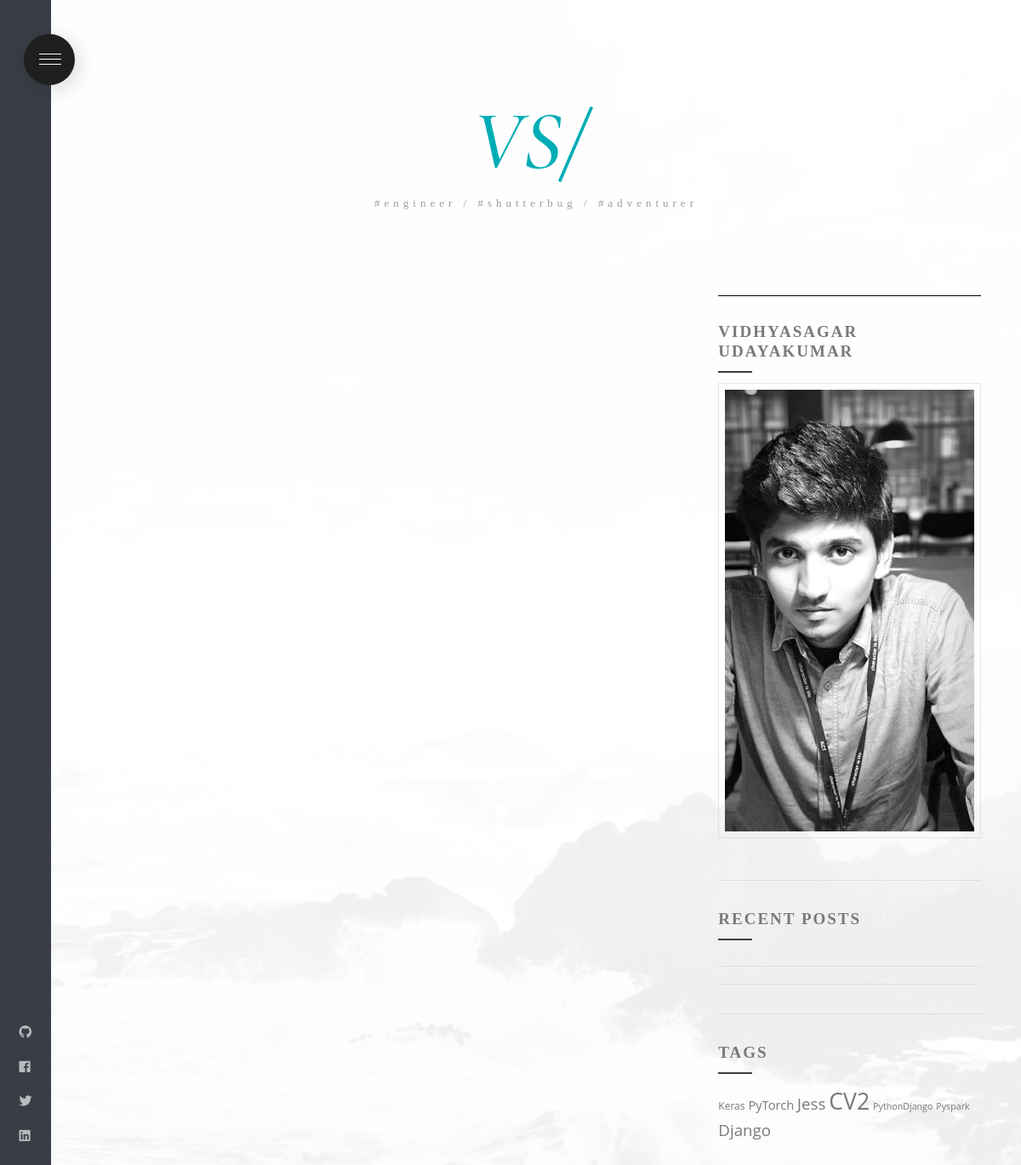
The app's page /, older data.
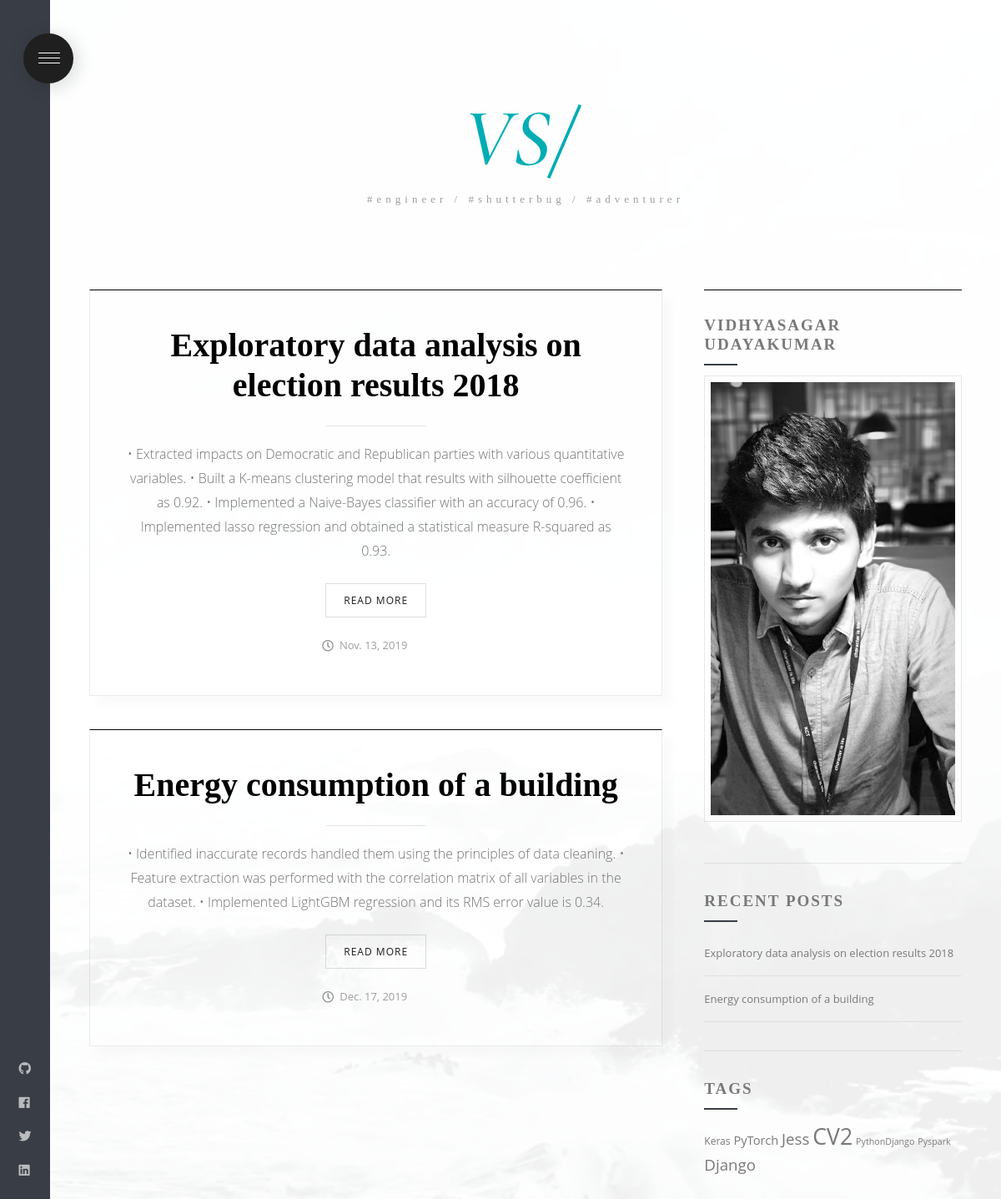
The same page, newer data.
### landing/models.py (models this page shows)
class Project(models.Model):
    title = models.CharField(max_length=250)
    description = models.TextField(max_length=2500)
    image = models.ImageField(upload_to='project_images/')
    image_title = models.CharField(max_length=250)
    date = models.DateField()
    created_at = models.DateField(auto_now_add= True)
    updated_at = models.DateField(auto_now_add= True)

### landing/views.py (the view)
# urls.py: 2. Add a URL to urlpatterns:  url(r'^$', views.home, name='home')
def home(request):
    projects = Project.objects.all()
    skills = ['Data Science', 'Artificial Intelligence', 'PyTorch', 'Pandas', 'Matplotlib', 'Numpy', 'Pyspark', 'Python', 'Netica', 'Jess', 'Ruby', 'Django', 'Ruby On Rails', 'Machine Learning', 'Keras', "PIL", 'CV2','Tensorflow']
    random.shuffle(skills)
    recent_posts = projects.order_by('-created_at')
    recent_posts = recent_posts[0:3]
    recent_posts = recent_posts.values('title','id')
    return render(request,'landing/landing.html',{'projects':projects, 'skills': skills[0:7], 'recent_posts': recent_posts})

### landing/templates/landing/landing.html (shortened to what this page needs)
{% load staticfiles %}
<!DOCTYPE html>
<html lang="en-US">
   <head><meta http-equiv="Content-Type" content="text/html; charset=UTF-8" />
<link rel="stylesheet" type="text/css" href="{% static 'landing/wp-demo/zunday/wp-content/cache/wpfc-minified/1s9x4x6k/a3jot.css'%}" media="all"/>
   </head>
   <body class="page-template page-template-page-fullwidth-with-photo-sidebar page-template-page-fullwidth-with-photo-sidebar-php page page-id-274" >
      <div class="fBg   ">
      <header>
         <a href="{% url 'home' %}" class="logo">
         <img src="{% static 'landing/wp-demo/zunday/wp-content/themes/zunday/assets/img/logo.png'%}" class="aos-item" data-aos="fade-up" data-aos-duration="700" alt="Zunday" style="margin-top: 20%">
         <span class="descLogo aos-item" data-aos="fade-up" data-aos-duration="700">#Engineer / #ShutterBug / #Adventurer</span></a>
               </header>
      <nav class="sideTB aos-item" data-aos="fade-right" data-aos-duration="700">
         <div class="logo n_button">
            <a class="btn_menu js-menuBtn">
               <div id="nav-icon2">
                  <span></span>
                  <span></span>
                  <span></span>
                  <span></span>
                  <span></span>
                  <span></span>
               </div>
            </a>
         </div>
         <ul class="nav__social">
             <li><a href="https://github.com/vidhyasagar13" class="nav_social__item"><i class="fab fa-github"></i></a></li>
             <li><a href="https://www.facebook.com/VidhyaSagar97" class="nav_social__item"><i class="fab fa-facebook"></i></a></li>
             <li><a href="https://twitter.com/ImVidhyasagar" class="nav_social__item"><i class="fab fa-twitter"></i></a></li>
             <li><a href="https://www.linkedin.com/in/vidhyasagar-udayakumar/" class="nav_social__item"><i class="fab fa-linkedin"></i></a></li>
         </ul>
      </nav>
      <div class="main">
<div class="container demoS">
   <div class="row">
    {% include 'landing/projects.html' %}
      <div class="col-md-4 order-2">
         <div class="widgetContainer sidebar sidebar_Side aos-item" data-aos="fade-up" data-aos-duration="700">
            <div class="row">
               <div class="col-12">
                   <div class="widget">
                       <h3 class="widget-title">Vidhyasagar Udayakumar</h3>
                       <img src="{% static 'landing/wp-demo/zunday/wp-content/themes/zunday/assets/img/profile.jpg'%}" class="aos-item" data-aos="fade-up" data-aos-duration="700" alt="Zunday">
                   </div>
               </div>
                <div class="col-12">
                    <div class="widget">
                        <h3 class="widget-title">Recent Posts</h3>
                            <ul>
                                <li><a href="{% url 'projectreadmore' recent_posts.0.id %}">{{ recent_posts.0.title }}</a></li>
                                <li><a href="{% url 'projectreadmore' recent_posts.1.id %}">{{ recent_posts.1.title }}</a></li>
                            </ul>
                    </div>
                </div>
                <div class="col-12"><div class="widget">
                    <h3 class="widget-title">Tags</h3>
                        <div class="tagcloud">
<a href="index.html" class="tag-cloud-link tag-link-12 tag-link-position-2" style="font-size: 9pt;" aria-label="College (1 item)">{{ skills.0 }}</a>
<a href="index.html" class="tag-cloud-link tag-link-18 tag-link-position-3" style="font-size: 11pt;" aria-label="Cook (1 item)">{{ skills.1 }}</a>
<a href="index.html" class="tag-cloud-link tag-link-42 tag-link-position-4" style="font-size: 14pt;" aria-label="Decor (1 item)">{{ skills.2 }}</a>
<a href="index.html" class="tag-cloud-link tag-link-44 tag-link-position-5" style="font-size: 20pt;" aria-label="design (1 item)">{{ skills.3 }}</a>
<a href="index.html" class="tag-cloud-link tag-link-44 tag-link-position-5" style="font-size: 8pt;" aria-label="design (1 item)">{{ skills.4 }}Django</a>
<a href="index.html" class="tag-cloud-link tag-link-44 tag-link-position-5" style="font-size: 8pt;" aria-label="design (1 item)">{{ skills.5 }}</a>
<a href="index.html" class="tag-cloud-link tag-link-44 tag-link-position-5" style="font-size: 14pt;" aria-label="design (1 item)">{{ skills.6 }}</a>
</div></div>
            </div>
         </div>
      </div>
   </div>
</div>
      </div>
      </div>
      </div>
   </body>
</html>

### landing/templates/landing/projects.html (shortened to what this page needs)
{% load staticfiles %}
<div class="col-md-8 order-2">
    {% for project in projects %}
         <section data-aos="fade-up" data-aos-anchor-placement="top-bottom" data-aos-duration="700" id="post-37" class="aos-item post-37 post type-post status-publish format-gallery has-post-thumbnail hentry category-lifestyle tag-general tag-lifestyle tag-london tag-village post_format-post-format-gallery">
            <div class="blogitem text-center fullImg mobileImg_S">
               <a href="#">
                  <h2 class="blogitem__title blogitem__title--separator">{{ project.title }}</h2>
               </a>
               <div class="lineGeneral"></div>
               <div class="blogitem__description">
                  <div>
                     <p>{{ project.description }}</p>
                  </div>
                  <p><a href="{% url 'projectreadmore' project.id %}" class="more-link"><span>Read More</span></a></p>
               </div>
               <div class="iteminfo">
                  <div class="iteminfoCont time">
                     <i class="fa fa-clock"></i>{{ project.date }}                 </div>
               </div>
            </div>
         </section>
    {% endfor %}
      </div>

### landing/templates/landing/landing.html (style rules this page uses)
.blogitem__title { font-family:"Playfair Display";font-weight:700;font-style:normal;color:#1f1f1f;font-size:40px;opacity: 1;visibility: visible;-webkit-transition: opacity 0.24s ease-in-out;-moz-transition: opacity 0.24s ease-in-out;transition: opacity 0.24s ease-in-out; }
a,body,p { font-family:"Open Sans";font-weight:normal;font-style:normal;opacity: 1;visibility: visible;-webkit-transition: opacity 0.24s ease-in-out;-moz-transition: opacity 0.24s ease-in-out;transition: opacity 0.24s ease-in-out; }
.widget .widget-title { font-family:"Playfair Display";text-transform:uppercase;letter-spacing:2px;font-weight:700;font-style:normal;color:#797979;font-size:19px;opacity: 1;visibility: visible;-webkit-transition: opacity 0.24s ease-in-out;-moz-transition: opacity 0.24s ease-in-out;transition: opacity 0.24s ease-in-out; }

Row changes from the older to the newer data that the page shows:
added Project: title "Exploratory data analysis on election results 2018", description "• Extracted impacts on Democratic and Republican parties with various quantitative variables. • Built a K-means clustering model that results with silhouette coefficient as 0.92. • Implemented a Naive-Bayes classifier with an accuracy of 0.96. • Implemented lasso regression and obtained a statistical measure R-squared as 0.93.", date "Nov. 13, 2019"
added Project: title "Energy consumption of a building", description "• Identified inaccurate records handled them using the principles of data cleaning. • Feature extraction was performed with the correlation matrix of all variables in the dataset. • Implemented LightGBM regression and its RMS error value is 0.34.", date "Dec. 17, 2019"
